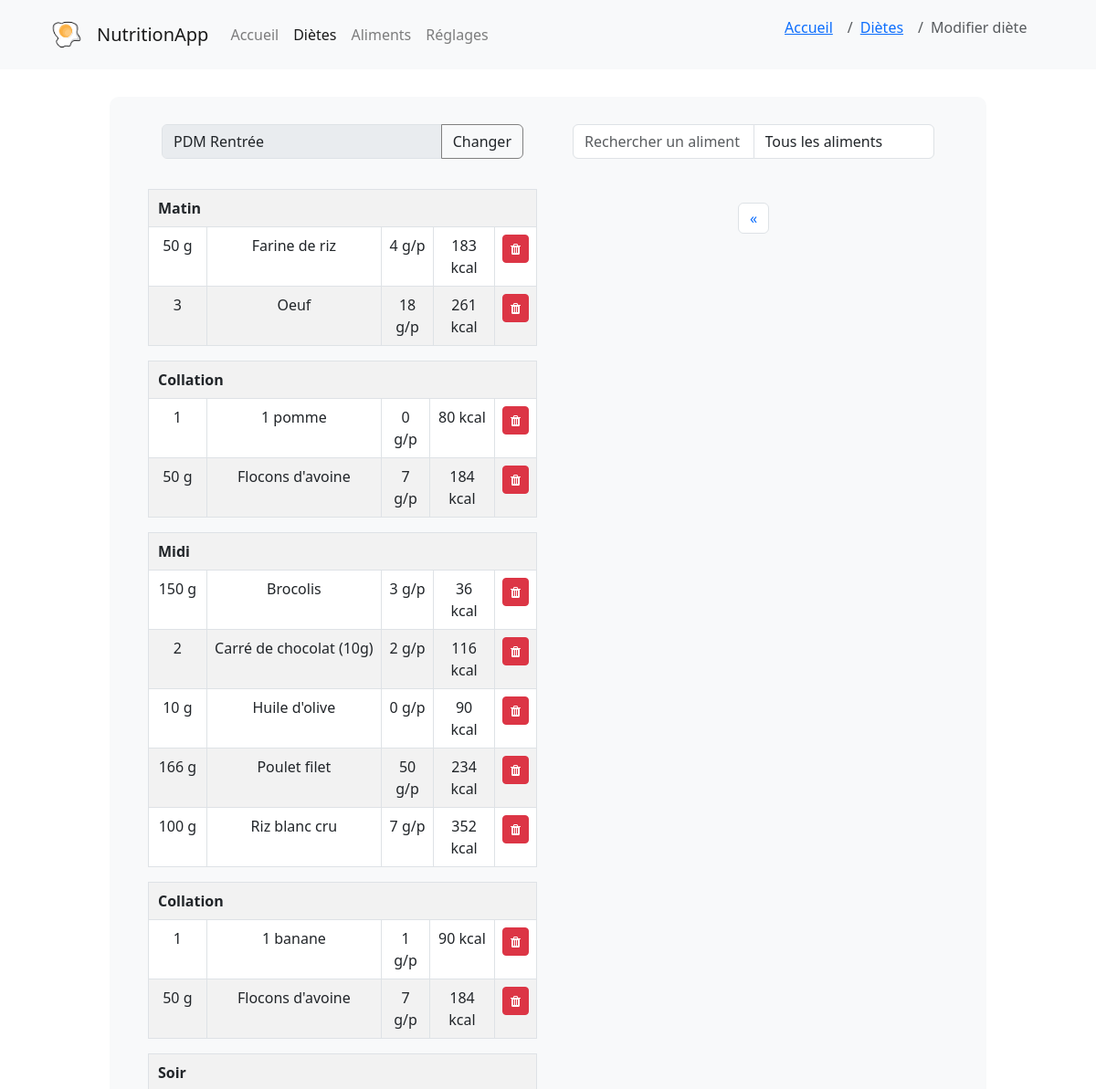
Page /creer_diete/3 (upper part) on the earlier database version.
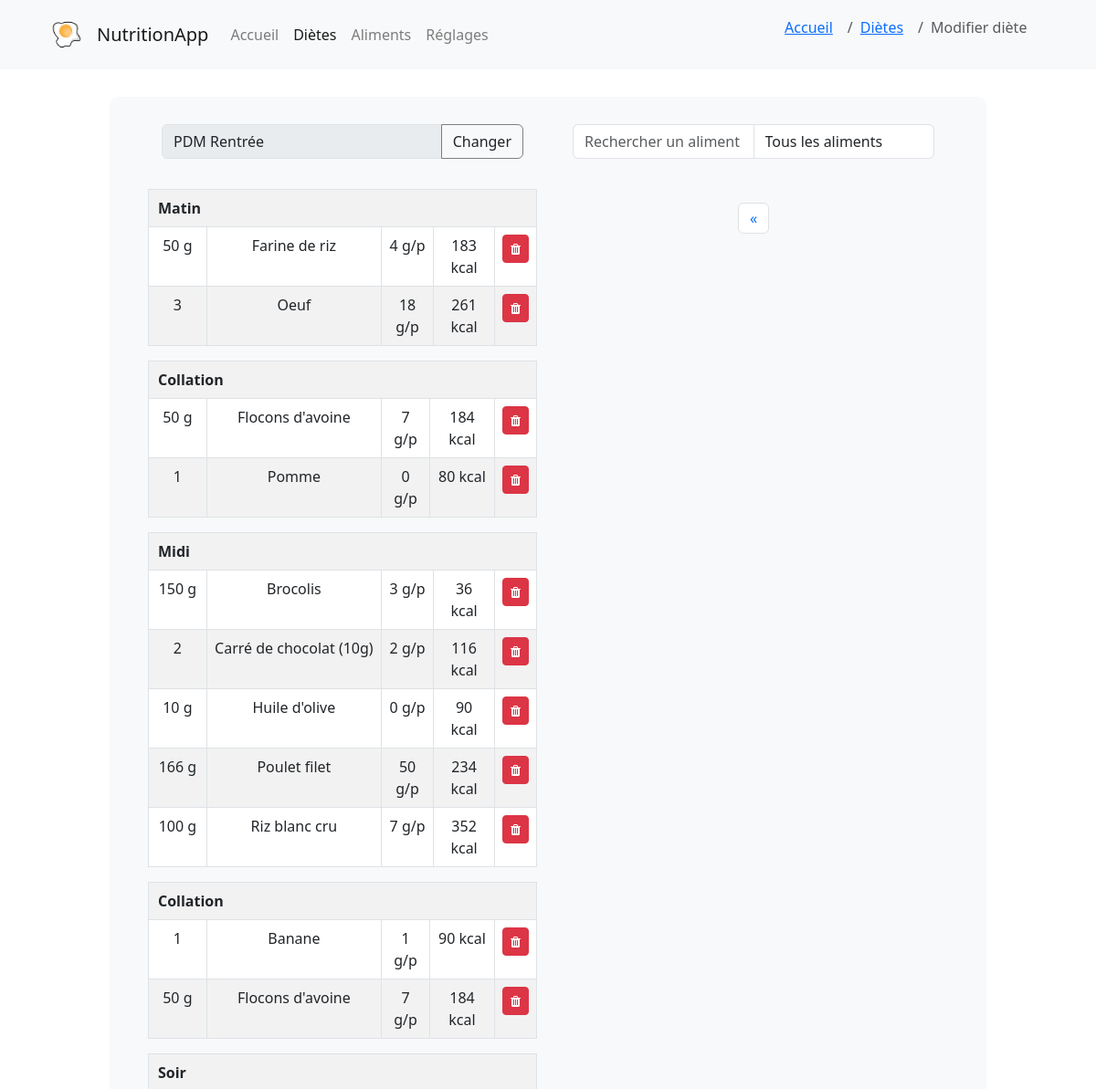
Same page on the later database version.
### models/Portion.py (models this page shows, shortened)
class Portion(db.Model):
    id = db.Column(db.Integer, primary_key=True)
    diete = db.Column(db.Integer, db.ForeignKey('diete.id'))
    aliment = db.Column(db.Integer, db.ForeignKey('aliment.id'))
    nombre = db.Column(db.Integer, nullable=False, server_default='0')
    label_portion = db.Column(db.Integer, nullable=False, server_default='0') # 1=matin, 2=collation matin, 3=midi, 4=collation aprem, 5=soir, 6=collation soir
    diete_obj = db.relationship('Diete', backref=db.backref('portions'))
    aliment_obj = db.relationship('Aliment', backref=db.backref('portions'))
    def unite(self):
        return self.aliment_obj.unite
    def kcal_portion(self):
        if self.unite() == 1: # si l'aliment est en unité (kcal * nombre)
            return round(self.aliment_obj.kcal * self.nombre)
        else: # aliment == 0 (kcal * nombre * 0.01 * 100g) ; aliment == 2 (kcal * nombre * 0.01 * 100mL)
            return round(self.aliment_obj.kcal * self.nombre * 0.01)
    def proteines_portion(self):
        if self.unite() == 1:
            return round(self.aliment_obj.proteines * self.nombre)
        else:
            return round(self.aliment_obj.proteines * self.nombre * 0.01)

### models/Aliment.py (models this page shows, shortened)
class Aliment(db.Model):
    id = db.Column(db.Integer, primary_key=True)
    titre = db.Column(db.String(255), nullable=True, server_default='')
    kcal = db.Column(db.Integer, nullable=True, server_default='0')
    proteines = db.Column(db.Integer, nullable=True, server_default='0')
    glucides = db.Column(db.Integer, nullable=True, server_default='0')
    lipides = db.Column(db.Integer, nullable=True, server_default='0')
    categorie = db.Column(db.String(255), nullable=True, server_default="Autre") # légume, fruit, féculent...
    photo = db.Column(db.String(255), nullable=True, server_default='')
    description = db.Column(db.String(255), nullable=True, server_default='')
    unite = db.Column(db.Integer, nullable=True, server_default='0') # 0 = 100g, 1 = 1 unité, 2 = mL
    valide = db.Column(db.Integer, nullable=True, server_default='0') # 0 = non validé, 1 = validé
    def get_all():
        return Aliment.query.order_by(Aliment.titre).limit(MAX_RESULTS).all()

### controllers/diete.py (the view)
@app.route('/creer_diete/<int:id>', methods=['GET', 'POST'])
def creer_diete(id):
    diete_courante = Diete.get_by_id(id)
    portions_repas = diete_courante.portions_associees()
    aliments = Aliment.get_all()
    return render_template('diete/creer_diete.html', aliments=aliments, diete=diete_courante, portions_repas=portions_repas)

### models/Diete.py (called while the page is built)
    def get_by_id(id):
        return Diete.query.get(id)

    def portions_associees(self):
        return Portion.query.join(Aliment).filter(Portion.diete == self.id).order_by(Portion.label_portion, Aliment.titre).all()

    def total_kcal(self):
        if(self.portions_associees()):
            return sum([portion.kcal_portion() for portion in self.portions_associees()])
        else:
            return 0

    def total_proteines(self):
        if(self.portions_associees()):
            return sum([portion.proteines_portion() for portion in self.portions_associees()])
        else:
            return 0

### templates/diete/creer_diete.html (shortened to what this page needs)
{% extends 'base.html' %}
{% block content %}
{% set page = 'dietes' %}
{% set place = ["accueil","dietes","modifier_diete"] %}
{% with breadcrumb=place %}
    {% include "navbar.html" %}
{% endwith %}
<link rel="stylesheet" href="{{root}}{{ url_for('static', filename='css/pages.css') }}">
<div class="diete_window bg-light">
  <div class="container">
    <div class="row">
      <div class="col-md-6 mb-3">
        <div class="col-md-12 input-group mb-3">
          <input type="text" id="titre_diete" name="titre_diete" class="form-control" placeholder="Titre" value="{{ diete.titre_diete }}" readonly required>
          <div class="input-group-append">
            <span class="btn input-group-text" style="border-color: grey;" data-toggle="tooltip" title="Changer titre" data-bs-toggle="modal" data-bs-target="#modalChangeTitle" id="titre_diete">Changer</span>
          </div>
        </div>
          <table class="col-md-12 table table-striped table-bordered">
            {% set current_label = [] %}
            {% for portion in portions_repas %}
            {% if current_label[-1] != portion.label_portion %}
                    <table class="table table-striped table-bordered full-width-table">
                        {% do current_label.append(portion.label_portion) %}
                            <tr>
                                <th colspan="5" style="padding-left: 10px;">
                                    {% if current_label[-1] == 1 %}
                                        Matin
                                    {% elif current_label[-1] == 3 %}
                                        Midi
                                    {% elif current_label[-1] == 5 %}
                                        Soir
                                    {% else %}
                                        Collation
                                    {% endif %}
                                </th>
                            </tr>
                {% endif %}
            <tr>
              {% if portion.aliment_obj.unite == 1 %}
                <td style="width: 15%">{{ portion.nombre }}</td>
                <td style="width: 45%">{{ portion.aliment_obj.titre }}</td>
              {% elif portion.aliment_obj.unite == 2 %}
                <td style="width: 15%">{{ portion.nombre }} mL</td>
                <td style="width: 45%">{{ portion.aliment_obj.titre }}</td>
              {% else %}
                <td style="width: 15%">{{ portion.nombre }} g</td>
                <td style="width: 45%">{{ portion.aliment_obj.titre }}</td>
              {% endif %}
              <td>{{ portion.proteines_portion() }} g/p</td>
              <td>{{ portion.kcal_portion() }} kcal</td>
              <td class="text-center">
                <a href="{{ url_for('controllers.enlever_aliment_diete', id_portion=portion.id, id_diete=diete.id) }}" data-toggle="tooltip" title="Enlever" class="btn btn-sm btn-danger"><i class="fa fa-trash"></i></a>
              </td>
            </tr>
            {% endfor %}
          </table>
      </div>
      <div class="col-md-6 mb-3">
        <div class="input-group mb-3 col-md-12">
          <form id="search-form" class="input-group mb-3">
            <input id="filterInput" type="text" name="search" class="form-control" placeholder="Rechercher un aliment" aria-label="Rechercher un aliment">
            <select id="filterSelect" name="filterSelect" class="form-control" required></select>
          </form>
        </div>
        <nav aria-label="Page navigation example">
          <ul class="pagination justify-content-center" id="pagination">
            <li class="page-item">
              <a class="page-link" href="#" aria-label="Previous" id="prevPage">
                <span aria-hidden="true">&laquo;</span>
              </a>
            </li>
          </ul>
        </nav>
      </div>
    </div>
  </div>
</div>
{% endblock %}

Differences in the rows shown:
removed Portion: label_portion "Collation", nombre "1", aliment_obj.titre "1 pomme", proteines_portion "0", kcal_portion "80"
shown differently, row unchanged: Portion (number 3 of 12 on the later page): now shows "Collation"
now on this page (row edited): Portion: nombre "1", aliment_obj.titre "Pomme", proteines_portion "0", kcal_portion "80"
changed through a linked row, Portion: aliment_obj.titre "1 banane" → "Banane"
